Frame 1 (no input): blank canvas, image omitted
Frame 60 (the mouse pressed at the canvas centre just before this capture): blank canvas, image omitted
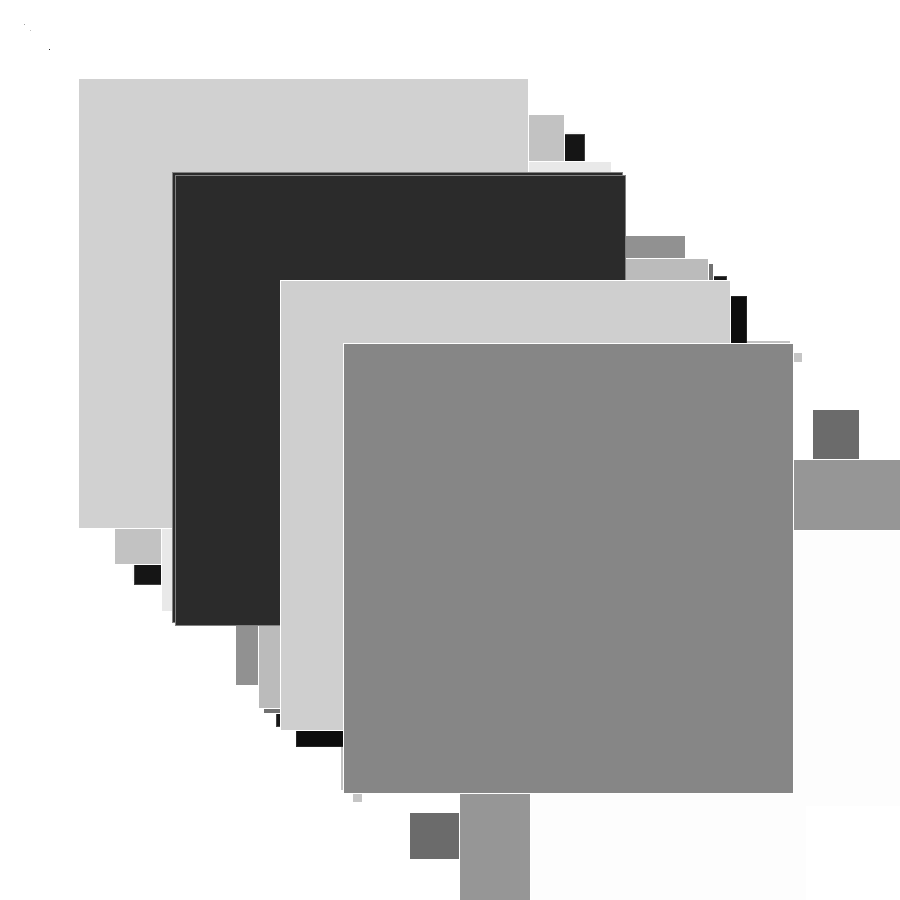
Frame 120 (the mouse held since frame 60 and released just before this capture)

The Processing sketch whose frames 1 and 60 were blank and that drew this single picture after the mouse press (run headless with seeded random() and noise(); from frame 60 on, the mouse is pressed at the canvas centre):

// Processing sketch: processing_159436
// ── processing_159436.pde

void setup(){
  size(900,900);
  background(255);
}
  void draw(){
    
    float yea=random(800);
    translate(yea,yea);
    rect(yea,yea,mouseX,mouseY);
   stroke(yea,yea,yea);
   fill(yea/3,yea/3,yea/3);
  }
